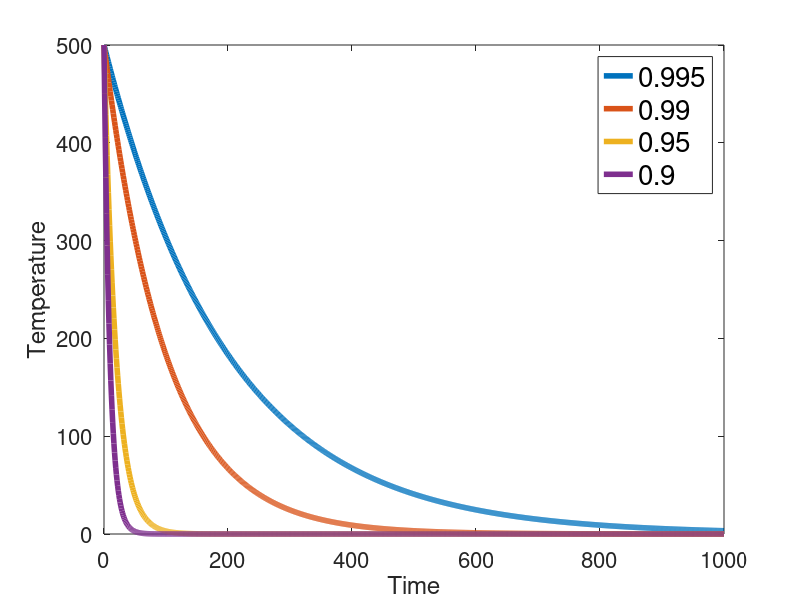

Write MATLAB code to recreate this figure.
  1;

  ##############################################################################
  # FUNCTIONS
  ##############################################################################

  ##============================================================================
  #
  function y = geometric(T0, x, a)
    y = [T0];

    for i = 2:length(x)
      y = [y; a*y(i-1)];
    endfor
  endfunction


  ##############################################################################
  # SCRIPT
  ##############################################################################

  ## Generate x vector
  x = 0:1:1000;

  ## Initial temperature
  T0 = 500;

  ## Configure Plot
  set(0, "defaultlinelinewidth", 4);
  set(0, "defaultaxesfontsize", 16); % axes labels

  ## Plots
  figure(1);
  clf();
  plot(x, geometric(T0, x, 0.995));
  hold on;
  plot(x, geometric(T0, x, 0.99));
  plot(x, geometric(T0, x, 0.95));
  plot(x, geometric(T0, x, 0.9));
  hold off;

  ## Legend
  l = legend({'0.995', '0.99', '0.95', '0.9'});
  set(l, "fontsize", 20);

  ## Configure Plot
  ## set(0, "defaultlinelinewidth", 10);
  ## set(0, "defaultaxesfontsize", 32); % axes labels

  xlabel ("Time");
  ylabel ("Temperature");

  ## Output plot
  print(1, "geometric.png");
